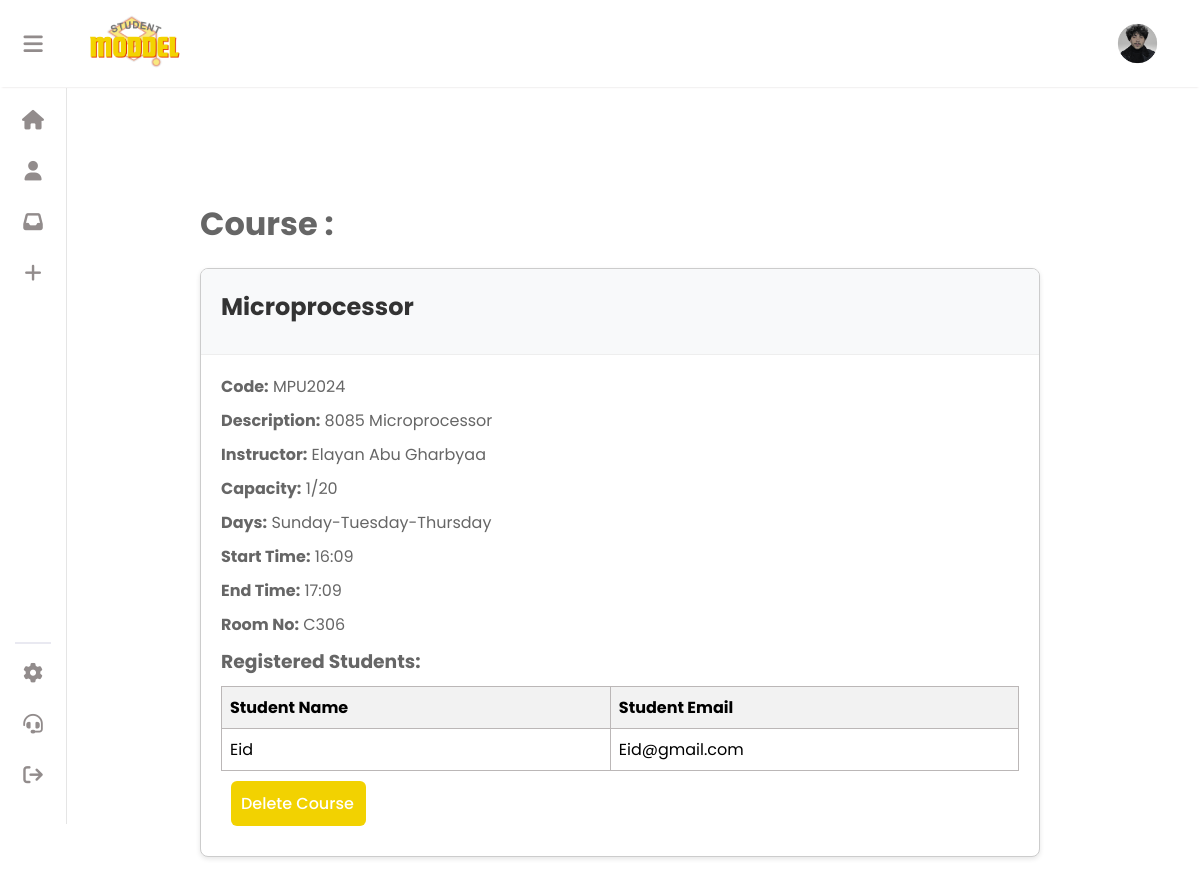
/course/MPU2024/ (signed in), run on the app's committed database.
### crud/models.py (models this page shows, shortened)
class Student(models.Model):
    fullname = models.CharField(max_length=90,null=False,default='No Name Provided')
    user = models.ForeignKey(User, on_delete=models.CASCADE, default=1)
    email = models.CharField(max_length=100)
    id_user = models.IntegerField( null=True)
    avatar = models.ImageField(upload_to='avatars/', null=True, blank=True, default= 'defult.png')
    bio = models.CharField(max_length=250 , null=True, blank=True, default='None')

class Courses(models.Model):
    code = models.CharField(primary_key=True, max_length=10)
    name = models.CharField(max_length=100)
    description = models.CharField(max_length=255)
    prerequisites = models.ManyToManyField('self', through='Prerequisties', symmetrical=False)
    instractor = models.CharField(max_length=30,default='')
    capacity = models.IntegerField(default=0)
    schedule_id = models.ForeignKey(CoruseSchedules,on_delete=models.CASCADE,null=True,unique=True)

class CoruseSchedules(models.Model):
    id = models.AutoField(primary_key=True)  # Changed to AutoField for automatic ID handling
    DAY_CHOICES= (('Monday - Wensday','Monday - Wensday' ),('Sunday-Tuesday-Thursday','Sunday-Tuesday-Thursday'))
    days = models.CharField(max_length=100, choices=DAY_CHOICES, default='Monday - Wensday')
    start_time = models.TimeField()
    end_time = models.TimeField()
    room_no = models.CharField(max_length=5)
    class Meta:
        unique_together = ('days', 'start_time', 'end_time', 'room_no')

### crud/views.py (the view)
# urls.py: path('course/<str:course_code>/', views.course_detail, name='course'),  # or using the class-based view
@login_required(login_url='login'  )
def course_detail(request, course_code):
    course = get_object_or_404(Courses, code=course_code)
    user = request.user
    student = Student.objects.filter(user=user).first()
    registrations = studentsReg.objects.filter(course_id=course)
    registered_students = [{
        'fullname': reg.student_id.fullname,
        'email': reg.student_id.email
    } for reg in registrations]
    context = {
        'course': course,
        'schedule': course.schedule_id,
        'student': student,
        'registered_students': registered_students,
        'num_registered_students': len(registered_students),
        'is_admin': user.is_staff
    }
    return render(request, 'course.html', context)

### crud/templates/course.html (shortened to what this page needs)
<!DOCTYPE html>
<html lang="en">
<head>
    {% load static %}
    <link rel="stylesheet" type="text/css" href="{% static 'css/support.css' %}">
    <link rel="stylesheet" type="text/css" href="{% static 'css/style.css' %}">
    <link rel="stylesheet" href="https://cdnjs.cloudflare.com/ajax/libs/font-awesome/6.5.1/css/all.min.css"
 />
</head>
<body>
    {% include "aside.html" %}
<div class="pageconent">
{% if user.is_staff %}
<h1 class="title"> Course :</h1>
<div class="card">
    <div class="card-header">
        <h1 class="card-title">{{ course.name }}</h1>
    </div>
    <div class="card-body">
        <p class="card-text"><strong>Code:</strong> {{ course.code }}</p>
        <p class="card-text"><strong>Description:</strong> {{ course.description }}</p>
        <p class="card-text"><strong>Instructor:</strong> {{ course.instractor }}</p>
        <p class="card-text"><strong>Capacity:</strong> {{ num_registered_students }}/{{ course.capacity }}</p>
        {% if course.schedule_id %}
            <p class="card-text"><strong>Days:</strong> {{ course.schedule_id.days }}</p>
            <p class="card-text"><strong>Start Time:</strong> {{ course.schedule_id.start_time|date:"H:i" }}</p>
            <p class="card-text"><strong>End Time:</strong> {{ course.schedule_id.end_time|date:"H:i" }}</p>
            <p class="card-text"><strong>Room No:</strong> {{ course.schedule_id.room_no }}</p>
        {% else %}
            <p class="card-text">No schedule information available.</p>
        {% endif %}
        {% if is_admin %}
        <h3 class="h22">Registered Students:</h3>
        <table>
            <thead>
                <tr>
                    <th>Student Name</th>
                    <th>Student Email</th>
                </tr>
            </thead>
            <tbody>
                {% for student in registered_students %}
                    <tr>
                        <td>{{ student.fullname }}</td>
                        <td>{{ student.email }}</td>
                    </tr>
                {% endfor %}
            </tbody>
        </table>
    {% endif %}
    <form action="{% url 'delete_course' course.code %}" method="post">
        <button type="submit" class="delete_course" onclick="return confirm('Are you sure you want to delete this course?');">Delete Course</button>
    </form>
    </div>
</div>
{% endif %}
  </div>
</body>
</html>

### crud/templates/aside.html (shortened to what this page needs)
{% load static %}
<div class="navcontainer">   <nav>
    <div class="navbar">
        <button class="user" id="user">
            <i class="fa-solid fa-bars"></i>
        </button>
        <div class="logo">
            <a href="{% url '' %}"><img src="{% static 'logo.png' %}" width="100px" alt="" class="logoimg"></a>
        </div>
    </div>
    <div class="new">
        {% if student.avatar %}
        <img  src="{{student.avatar.url}}" height="45px" width="45px" style="border-radius: 50%;" alt="" class="profile">
        {% else %}
        <img  src="{% static 'assets/defult.png'%}" height="45px" width="45px" style="border-radius: 50%;" alt="" class="profile">
        {% endif %}
    </div>
</nav></div>
<aside class="aside" id="aside">
    <div class="list">
        <ul>
            <li><button>
                <a href="{% url '' %}"><i class="fa-solid fa-house"></i><span class="text">home</span></a>
                </button></li>
            <li><button>
                  <a href="{% url 'profile' %}">  <i class="fa-solid fa-user"></i><span class="text">profile</span></a>
                </button></li>
            <li><button>
                <a href="{% url 'notifications' %}"><i class="fa-solid fa-inbox"></i></i><span class="text">inbox</span>
                </button></li></a>
                {%if user.is_staff%}
            <li><button id="add">
                <a href="{% url 'addcourse' %}">
            <i class="fa-solid fa-plus"></i><span class="text">Add Course</span> </a>
        </button></li>
        {%endif%}
        </ul>
    </div>
    <hr>
    <div class="list">
        <ul>
            <li><button>
                <a href="{% url 'sittings' %}"><i class="fa-solid fa-gear"></i><span class="text">sittings</span></a>
                </button></li>
            <li><button>
                <a href="{% url 'support' %}"><i class="fa-solid fa-headset"></i><span class="text">Contact</span></a>
                </button></li>
            <li><button >
                   <a href="{% url 'logout' %}"><i class="fa-solid fa-arrow-right-from-bracket"></i><span class="text">logOut</span></a>
                </button></li>
        </ul>
    </div>
</aside>

### crud/static/css/support.css (style rules this page uses)
* { margin: 0; padding: 0; box-sizing: border-box; font-family: 'Poppins',sans-serif; }

### crud/static/css/style.css (style rules this page uses)
* { margin: 0; padding: 0; box-sizing: border-box; font-family: 'Poppins',sans-serif; }
nav { display: flex; justify-content: space-between; align-items: center; text-align: center; padding: 10px; background-color: white; box-shadow: 0 2px 2px -2px rgb(218, 213, 213); z-index: 99; }
.navbar { display: flex; align-items: center; text-align: center; gap: 40px; background-color: white; }
.navcontainer { background-color: white; }
nav { background-color: white; position: fixed; width: 100%; top: 0px; }
.logo { display: flex; justify-content: space-between; align-items: center; gap: 20px; }
.user { font-size: 22px; color: #928c8c; margin-left: 12px; }
.new { display: flex; align-items:center ; text-align: center; gap: 20px; margin-right: 30px; }
html { scroll-behavior: smooth; }
:root { --color-zero: #fff; --color-one: #e7e7ee; --color-two: #928c8c; --color-tree: #edebee; --color-four: #b1b0bb; --duration: 0.3s; --aside-width: 66px; --aside-active-width: 205px; --btn-width: 36px; --btn-height: 36px; }
* { -webkit-box-sizing: border-box; box-sizing: border-box; margin: 0; padding: 0; outline: none; }
ul { list-style: none; }
button { width: 100%; height: 36px; height: var(--btn-height); border: none; background: none; cursor: pointer; border-radius: 12px; position: relative; display: -webkit-box; display: -ms-flexbox; display: flex; -webkit-box-pack: start; -ms-flex-pack: start; justify-content: flex-start; -webkit-box-align: center; -ms-flex-align: center; align-items: center; }
.delete_course { margin: 10px; width: 135px; height: 45px; background: #f2d201; border: none; outline: none; padding: 10px; border-radius: 6px; cursor: pointer; font-size: 1em; color: #fff; font-weight: 500; }
.fa-solid { width: 22px; height: 22px; display: -webkit-box; display: -ms-flexbox; display: flex; align-items: center; justify-content: center; }
.aside { margin-top: 2px; width: 66px; width: var(--aside-width); height: 92vh; background-color: #ffffff; top: 86px; padding: 15px; -webkit-user-select: none; -moz-user-select: none; -ms-user-select: none; user-select: none; overflow: hidden; -webkit-transition-duration: 0.3s; transition-duration: 0.3s; -webkit-transition-duration: var(--duration); transition-duration: var(--duration); display: -webkit-box; display: -ms-flexbox; display: flex; -webkit-box-orient: vertical; -webkit-box-direction: normal; -ms-flex-flow: column nowrap; flex-flow: column nowrap; -webkit-box-align: start; -ms-flex-align: start; align-items: flex-start; box-shadow: 1px 0px 0px rgba(0, 0, 0, 0.1); padding-bottom:30px ; }
.aside hr { width: 100%; margin: 12px 0; border: 0.01rem solid #e9e9f1; }
.aside .list:nth-child(1) { display: -webkit-box; display: -ms-flexbox; display: flex; -webkit-box-flex: 1; -ms-flex-positive: 1; flex-grow: 2; }
.aside .list { width: 100%; }
.aside .list ul { width: 100%; display: -webkit-box; display: -ms-flexbox; display: flex; -webkit-box-orient: vertical; -webkit-box-direction: normal; -ms-flex-direction: column; flex-direction: column; row-gap: 15px; }
.aside .list button { background-color: transparent; -webkit-transition-duration: 0.3s; transition-duration: 0.3s; -webkit-transition-duration: var(--duration); transition-duration: var(--duration); padding: 0 7px; overflow: hidden; }
.aside .list button i { font-size: 19.55px; color: #e9dede; color: var(--color-two); -webkit-transition-duration: 0.3s; transition-duration: 0.3s; -webkit-transition-duration: var(--duration); transition-duration: var(--duration); }
.aside { position: fixed; left: 0px; }
.list ul li button a { display: flex; justify-content: start ; text-decoration: none; }

### crud/templates/course.html (style rules this page uses)
.card { margin: 20px 200px 200px 200px ; width: 70%; background-color: #fff; border: 1px solid #ccc; box-shadow: 0 2px 5px rgba(0,0,0,0.1); border-radius: 8px; overflow: hidden; }
.card-header, .card-body { padding: 20px; }
.card-header { background-color: #f8f9fa; border-bottom: 1px solid #eee; }
.card-title { margin-bottom: 10px; font-size: 24px; color: #333; }
.card-text { margin-bottom: 10px; line-height: 1.5; color: #666; }
.title { margin-top:200px ; margin-left:200px ; color: #666; }
.h22 { color: #666; margin-bottom: 10px; }
table { width: 100%; border-collapse: collapse; }
table, th, td { border: 1px solid rgb(187, 183, 183); }
th, td { padding: 8px; text-align: left; }
th { background-color: #f2f2f2; }

### data on the page
Student: avatar (picture)
Courses: name "Microprocessor", code "MPU2024", description "8085 Microprocessor", instractor "Elayan Abu Gharbyaa", capacity "20", schedule_id.days "Sunday-Tuesday-Thursday", schedule_id.start_time "16:09", schedule_id.end_time "17:09", schedule_id.room_no "C306"
Student: fullname "Eid", email "Eid@gmail.com"

### other printed values
{{ num_registered_students }} "1"
